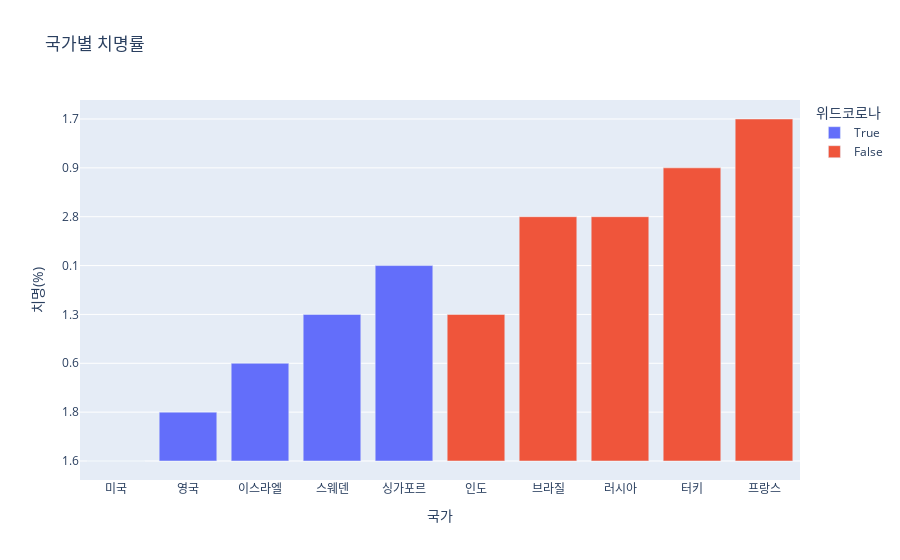

Notebook source saved alongside this figure:
### Code cell
data_compare.sort_values(by='치명(%)')
fig = px.bar(data_compare, x="국가", y="치명(%)", color="위드코로나", title="국가별 치명률")
fig.show()

### Figure 1 — Plotly figure (JSON) as saved in the notebook; plotly's stock layout.template omitted (floating-point values rounded to 4 significant figures)
{"data": [{"alignmentgroup": "True", "hovertemplate": "위드코로나=True<br>국가=%{x}<br>치명(%)=%{y}<extra></extra>", "legendgroup": "True", "marker": {"color": "#636efa", "pattern": {"shape": ""}}, "name": "True", "offsetgroup": "True", "orientation": "v", "showlegend": true, "textposition": "auto", "type": "bar", "x": ["미국", "영국", "이스라엘", "스웨덴", "싱가포르"], "xaxis": "x", "y": ["1.6", "1.8", "0.6", "1.3", "0.1"], "yaxis": "y"}, {"alignmentgroup": "True", "hovertemplate": "위드코로나=False<br>국가=%{x}<br>치명(%)=%{y}<extra></extra>", "legendgroup": "False", "marker": {"color": "#EF553B", "pattern": {"shape": ""}}, "name": "False", "offsetgroup": "False", "orientation": "v", "showlegend": true, "textposition": "auto", "type": "bar", "x": ["인도", "브라질", "러시아", "터키", "프랑스"], "xaxis": "x", "y": ["1.3", "2.8", "2.8", "0.9", "1.7"], "yaxis": "y"}], "layout": {"barmode": "relative", "legend": {"title": {"text": "위드코로나"}, "tracegroupgap": 0}, "title": {"text": "국가별 치명률"}, "xaxis": {"anchor": "y", "domain": [0, 1], "title": {"text": "국가"}}, "yaxis": {"anchor": "x", "domain": [0, 1], "title": {"text": "치명(%)"}}}}
